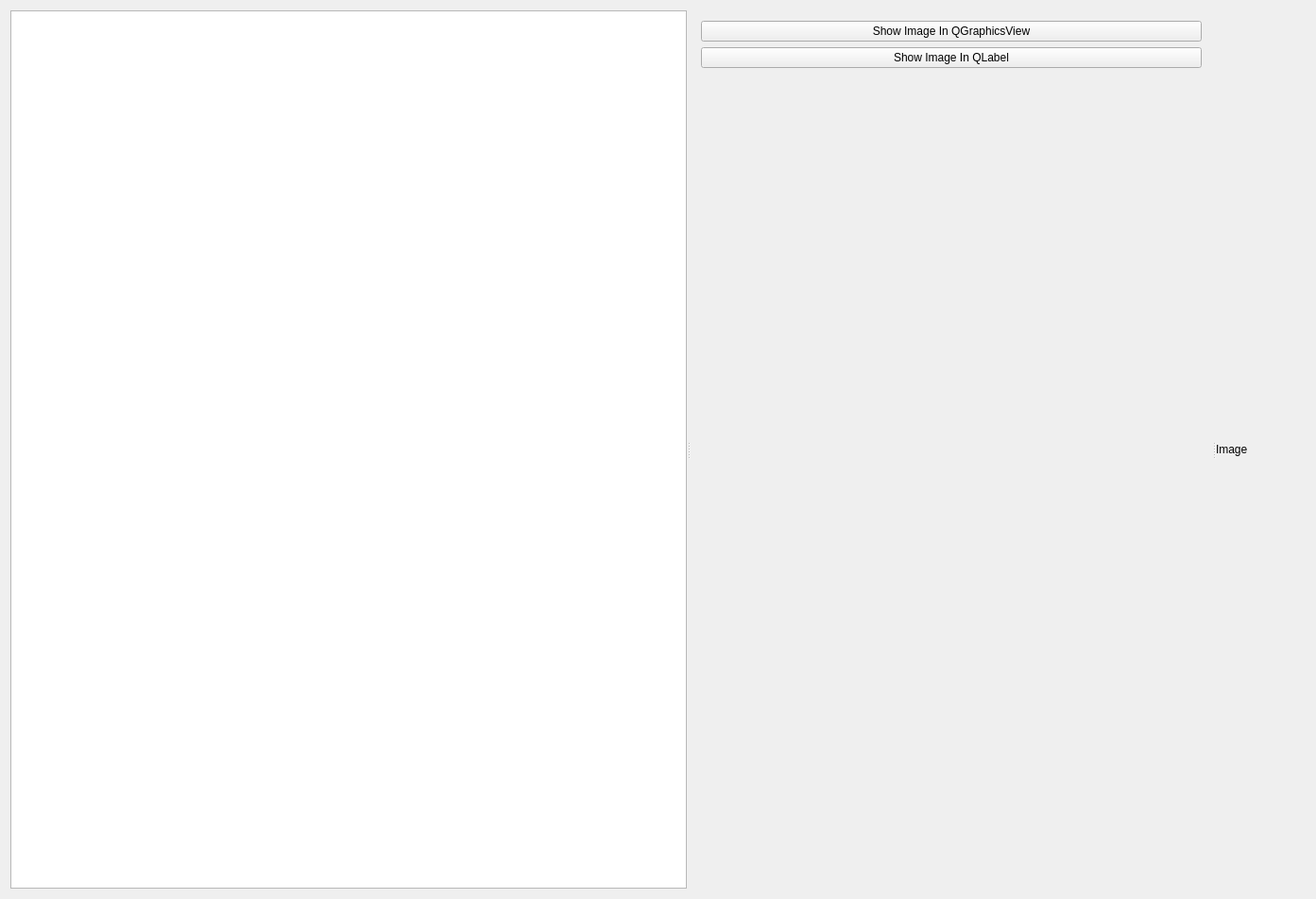
<?xml version="1.0" encoding="UTF-8"?>
<ui version="4.0">
 <class>HelloWorld</class>
 <widget class="QMainWindow" name="HelloWorld">
  <property name="geometry">
   <rect>
    <x>0</x>
    <y>0</y>
    <width>1393</width>
    <height>952</height>
   </rect>
  </property>
  <property name="windowTitle">
   <string>HelloWorld</string>
  </property>
  <widget class="QWidget" name="centralWidget">
   <layout class="QGridLayout" name="gridLayout">
    <item row="0" column="0">
     <widget class="QSplitter" name="splitter">
      <property name="orientation">
       <enum>Qt::Horizontal</enum>
      </property>
      <widget class="QGraphicsView" name="gfx_image"/>
      <widget class="QWidget" name="verticalLayoutWidget_2">
       <layout class="QVBoxLayout" name="verticalLayout">
        <item>
         <widget class="QPushButton" name="btn_show_gfx_img">
          <property name="text">
           <string>Show Image In QGraphicsView</string>
          </property>
         </widget>
        </item>
        <item>
         <widget class="QPushButton" name="btn_show_label_img">
          <property name="text">
           <string>Show Image In QLabel</string>
          </property>
         </widget>
        </item>
        <item>
         <spacer name="verticalSpacer">
          <property name="orientation">
           <enum>Qt::Vertical</enum>
          </property>
          <property name="sizeHint" stdset="0">
           <size>
            <width>20</width>
            <height>40</height>
           </size>
          </property>
         </spacer>
        </item>
       </layout>
      </widget>
      <widget class="QLabel" name="lbl_image">
       <property name="text">
        <string>Image</string>
       </property>
      </widget>
     </widget>
    </item>
   </layout>
   <zorder>verticalLayoutWidget</zorder>
   <zorder>verticalLayoutWidget_2</zorder>
   <zorder>splitter</zorder>
   <zorder>verticalSpacer</zorder>
   <zorder>splitter_2</zorder>
  </widget>
 </widget>
 <layoutdefault spacing="6" margin="11"/>
 <resources/>
 <connections/>
</ui>
